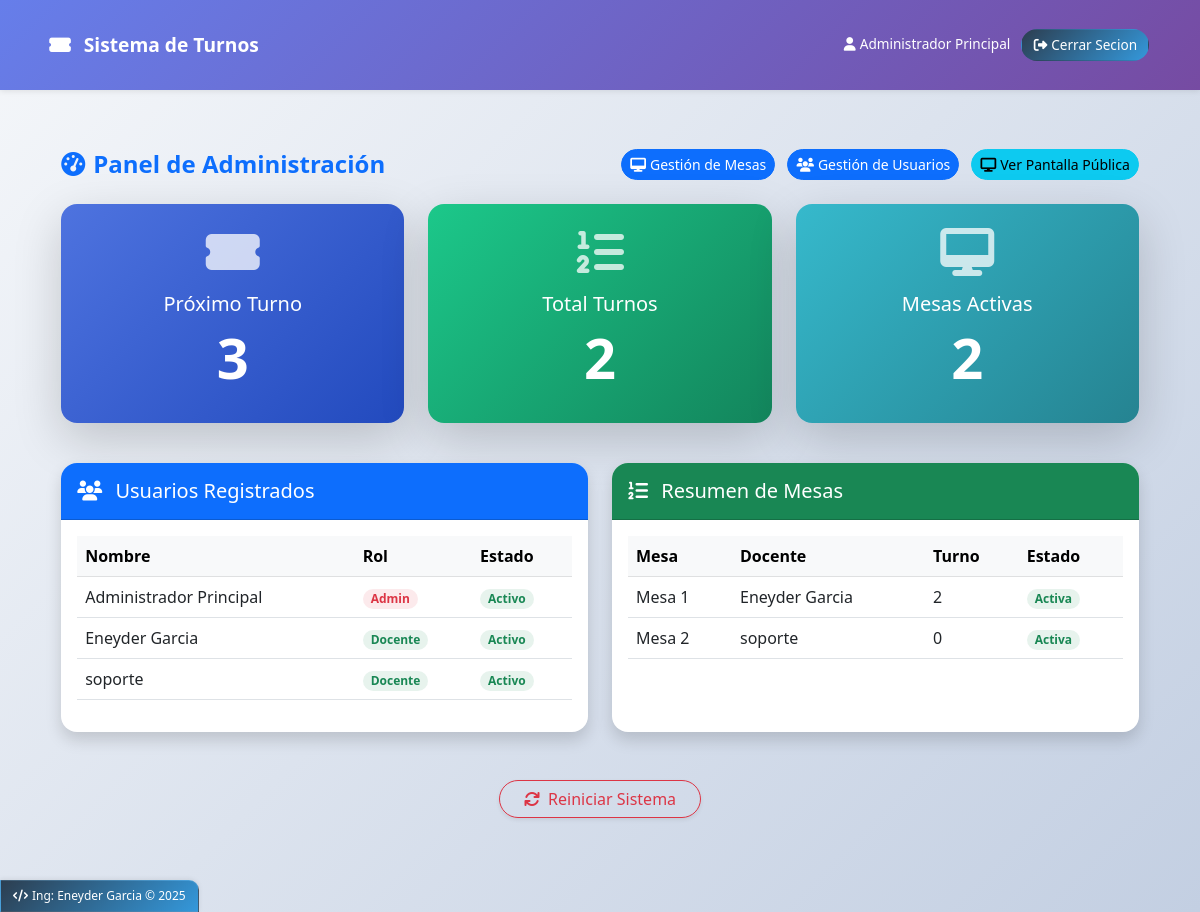
The app's page /admin/dashboard (signed in) with its own data.
### models.py (models this page shows)
class Usuario(db.Model):
    __tablename__ = 'usuario'
    id = db.Column(db.Integer, primary_key=True)
    nombre = db.Column(db.String(100), nullable=False)
    email = db.Column(db.String(100), unique=True, nullable=False)
    password = db.Column(db.String(100), nullable=False)
    rol = db.Column(db.String(20), nullable=False)  # admin, docente
    activo = db.Column(db.Boolean, default=True)
    def to_dict(self):
        return {
            'id': self.id,
            'nombre': self.nombre,
            'email': self.email,
            'rol': self.rol,
            'activo': self.activo,
            'mesa_id': self.mesa_asignada.id if self.mesa_asignada else None,
            'mesa': self.mesa_asignada.numero if self.mesa_asignada else None
        }

### app.py (the view)
@app.route('/admin/dashboard')
@login_required
@admin_required
def admin_dashboard():
    usuarios = Usuario.query.filter_by(activo=True).all()
    mesas = Mesa.query.filter_by(eliminada=False).all()
    mesas_con_docente = []
    for mesa in mesas:
        mesa_dict = mesa.to_dict()
        if mesa.docente_id:
            docente = Usuario.query.get(mesa.docente_id)
            mesa_dict['docente_nombre'] = docente.nombre if docente else 'Sin asignar'
        else:
            mesa_dict['docente_nombre'] = 'Sin asignar'
        mesas_con_docente.append(mesa_dict)
    mesas_activas = Mesa.query.filter_by(activa=True, eliminada=False).all()
    ultimo_turno = TurnoGeneral.query.order_by(TurnoGeneral.numero_turno.desc()).first()
    proximo_turno = obtener_proximo_turno()
    total_turnos = TurnoGeneral.query.count()
    ultimos_turnos = TurnoGeneral.query.order_by(
        TurnoGeneral.numero_turno.desc()
    ).limit(10).all()
    return render_template('admin/dashboard.html',
                         usuarios=[u.to_dict() for u in usuarios],
                         mesas=mesas_con_docente,
                         mesas_activas=mesas_activas,
                         ultimo_turno=ultimo_turno,
                         proximo_turno=proximo_turno,
                         total_turnos=total_turnos,
                         ultimos_turnos=ultimos_turnos)

### app.py (called while the page is built, shortened)
def obtener_proximo_turno():
    ultimo_turno = TurnoGeneral.query.order_by(TurnoGeneral.numero_turno.desc()).first()
    if ultimo_turno:
        return ultimo_turno.numero_turno + 1
    return 1

@app.context_processor
def inject_now():
    return {'now': datetime.now()}

def login_required(f):
    @wraps(f)
    def decorated_function(*args, **kwargs):
        if 'usuario' not in session:
            flash('Debes iniciar sesión para acceder a esta página', 'warning')
            return redirect(url_for('login'))
        return f(*args, **kwargs)
    return decorated_function

def admin_required(f):
    @wraps(f)
    def decorated_function(*args, **kwargs):
        if 'usuario' not in session or session['usuario'].get('rol') != 'admin':
            flash('No tienes permisos para acceder a esta página', 'danger')
            return redirect(url_for('index'))
        return f(*args, **kwargs)
    return decorated_function

def inicializar_base_datos():
    with app.app_context():
        db.create_all()

@app.before_request
def create_tables():
    inicializar_base_datos()

### models.py (called while the page is built)
    def to_dict(self):
        return {
            'id': self.id,
            'numero': self.numero,
            'turno_actual': self.turno_actual,
            'activa': self.activa,
            'docente_id': self.docente_id,
            'docente': self.docente.nombre if self.docente else None,
            'eliminada': self.eliminada  # INCLUIR EN EL DICT
        }

### templates/admin/dashboard.html (shortened to what this page needs)
{% extends "base.html" %}
{% block content %}
<div class="container-fluid py-4">
    <div class="d-flex justify-content-between align-items-center mb-4">
        <h2 class="h4 fw-bold text-primary mb-0"><i class="fas fa-tachometer-alt me-2"></i>Panel de Administración</h2>
        <div>
            <a href="{{ url_for('admin_mesas') }}" class="btn btn-primary btn-sm me-2 rounded-pill">
                <i class="fas fa-desktop me-1"></i>Gestión de Mesas
            </a>
            <a href="{{ url_for('admin_usuarios') }}" class="btn btn-primary btn-sm me-2 rounded-pill">
                <i class="fas fa-users me-1"></i>Gestión de Usuarios
            </a>
            <a href="{{ url_for('public_turnos') }}" class="btn btn-info btn-sm rounded-pill" target="_blank">
                <i class="fas fa-display me-1"></i>Ver Pantalla Pública
            </a>
        </div>
    </div>
    <div class="row mb-4">
        <div class="col-md-4 mb-3">
            <div class="card border-0 shadow-lg rounded-4 bg-gradient-primary text-white h-100">
                <div class="card-body text-center p-4">
                    <div class="mb-3">
                        <i class="fas fa-ticket-alt fa-3x opacity-75"></i>
                    </div>
                    <h5 class="card-title fw-light">Próximo Turno</h5>
                    <h2 class="display-4 fw-bold mt-2" id="proximo-turno">{{ proximo_turno }}</h2>
                </div>
            </div>
        </div>
        <div class="col-md-4 mb-3">
            <div class="card border-0 shadow-lg rounded-4 bg-gradient-success text-white h-100">
                <div class="card-body text-center p-4">
                    <div class="mb-3">
                        <i class="fas fa-list-ol fa-3x opacity-75"></i>
                    </div>
                    <h5 class="card-title fw-light">Total Turnos</h5>
                    <h2 class="display-4 fw-bold mt-2" id="total-turnos">{{ total_turnos }}</h2>
                </div>
            </div>
        </div>
        <div class="col-md-4 mb-3">
            <div class="card border-0 shadow-lg rounded-4 bg-gradient-info text-white h-100">
                <div class="card-body text-center p-4">
                    <div class="mb-3">
                        <i class="fas fa-desktop fa-3x opacity-75"></i>
                    </div>
                    <h5 class="card-title fw-light">Mesas Activas</h5>
                    <h2 class="display-4 fw-bold mt-2" id="mesas-activas">{{ mesas_activas|length }}</h2>
                </div>
            </div>
        </div>
    </div>
    <div class="row mt-4">
        <div class="col-md-6 mb-4">
            <div class="card border-0 shadow rounded-4 h-100">
                <div class="card-header bg-primary text-white rounded-top-4 py-3">
                    <h5 class="mb-0"><i class="fas fa-users me-2"></i> Usuarios Registrados</h5>
                </div>
                <div class="card-body">
                    <div class="table-responsive">
                        <table class="table table-hover">
                            <thead class="table-light">
                                <tr>
                                    <th>Nombre</th>
                                    <th>Rol</th>
                                    <th>Estado</th>
                                </tr>
                            </thead>
                            <tbody>
                                {% for usuario in usuarios %}
                                <tr>
                                    <td class="fw-medium">{{ usuario.nombre }}</td>
                                    <td>
                                        {% if usuario.rol == 'admin' %}
                                        <span class="badge bg-danger bg-opacity-10 text-danger px-2 py-1 rounded-pill">Admin</span>
                                        {% else %}
                                        <span class="badge bg-success bg-opacity-10 text-success px-2 py-1 rounded-pill">Docente</span>
                                        {% endif %}
                                    </td>
                                    <td>
                                        {% if usuario.activo %}
                                        <span class="badge bg-success bg-opacity-10 text-success px-2 py-1 rounded-pill">Activo</span>
                                        {% else %}
                                        <span class="badge bg-secondary bg-opacity-10 text-secondary px-2 py-1 rounded-pill">Inactivo</span>
                                        {% endif %}
                                    </td>
                                </tr>
                                {% endfor %}
                            </tbody>
                        </table>
                    </div>
                </div>
            </div>
        </div>
        <div class="col-md-6 mb-4">
            <div class="card border-0 shadow rounded-4 h-100">
                <div class="card-header bg-success text-white rounded-top-4 py-3">
                    <h5 class="mb-0"><i class="fas fa-list-ol me-2"></i> Resumen de Mesas</h5>
                </div>
                <div class="card-body">
                    <div class="table-responsive">
                        <table class="table table-hover">
                            <thead class="table-light">
                                <tr>
                                    <th>Mesa</th>
                                    <th>Docente</th>
                                    <th>Turno</th>
                                    <th>Estado</th>
                                </tr>
                            </thead>
                            <tbody>
                                {% for mesa in mesas %}
                                <tr>
                                    <td class="fw-medium">Mesa {{ mesa.numero }}</td>
                                    <td>{{ mesa.docente_nombre }}</td>
                                    <td>{{ mesa.turno_actual }}</td>
                                    <td>
                                        {% if mesa.activa %}
                                        <span class="badge bg-success bg-opacity-10 text-success px-2 py-1 rounded-pill">Activa</span>
                                        {% else %}
                                        <span class="badge bg-secondary bg-opacity-10 text-secondary px-2 py-1 rounded-pill">Inactiva</span>
                                        {% endif %}
                                    </td>
                                </tr>
                                {% endfor %}
                            </tbody>
                        </table>
                    </div>
                </div>
            </div>
        </div>
    </div>
    <div class="row mt-4">
        <div class="col-12 text-center">
            <button onclick="reiniciarSistema()" class="btn btn-outline-danger rounded-pill px-4 shadow-sm">
                <i class="fas fa-sync me-1"></i> Reiniciar Sistema
            </button>
        </div>
    </div>
</div>
{% endblock %}

### templates/base.html (shortened to what this page needs)
<!DOCTYPE html>
<html lang="es">
<head>
    <link href="https://cdn.jsdelivr.net/npm/bootstrap@5.3.0/dist/css/bootstrap.min.css" rel="stylesheet">
    <link rel="stylesheet" href="https://cdnjs.cloudflare.com/ajax/libs/font-awesome/6.4.0/css/all.min.css">
</head>
<body>
    <nav class="navbar navbar-expand-lg navbar-dark">
        <div class="container">
            <a class="navbar-brand" href="{{ url_for('index') }}">
                <i class="fas fa-ticket-alt me-2"></i>
                Sistema de Turnos
            </a>
            <div class="collapse navbar-collapse" id="navbarNav">
                <ul class="navbar-nav ms-auto">
                    {% if session.usuario %}
                        <li class="nav-item">
                            <span class="nav-link text-white" style="border: none !important; background: none !important; padding: 0.3rem 0.5rem !important;">
                                <i class="fas fa-user me-1"></i>{{ session.usuario.nombre }}
                            </span>
                        </li>
                        <li class="nav-item">
                            <a class="nav-link nav-link-dark" href="{{ url_for('logout') }}">
                                <i class="fas fa-sign-out-alt me-1"></i>Cerrar Secion
                            </a>
                        </li>
                    {% endif %}
                </ul>
            </div>
        </div>
    </nav>
    <main class="container mt-3 fade-in">
        {% block content %}{% endblock %}
    </main>
    <footer class="custom-footer">
        <p class="mb-0">
            <i class="fas fa-code me-1"></i>Ing: Eneyder Garcia &copy; <span id="current-year"></span>
        </p>
    </footer>
</body>
</html>

### templates/base.html (style rules this page uses)
:root { --primary-gradient: linear-gradient(135deg, #667eea 0%, #764ba2 100%); --secondary-gradient: linear-gradient(135deg, #f093fb 0%, #f5576c 100%); --success-gradient: linear-gradient(135deg, #4facfe 0%, #00f2fe 100%); --dark-gradient: linear-gradient(135deg, #2c3e50 0%, #3498db 100%); }
body { display: flex; flex-direction: column; min-height: 100vh; position: relative; padding-bottom: 50px; background: linear-gradient(135deg, #f5f7fa 0%, #c3cfe2 100%); font-family: 'Segoe UI', Tahoma, Geneva, Verdana, sans-serif; }
main { flex: 1; }
.navbar { background: var(--primary-gradient) !important; box-shadow: 0 1px 6px rgba(0, 0, 0, 0.1); padding: 0.4rem 0; }
.navbar-brand { font-weight: 700; font-size: 1.2rem; }
.nav-link { font-weight: 500; padding: 0.3rem 0.7rem !important; border-radius: 18px; margin: 0 0.1rem; transition: all 0.2s ease; border: 1.5px solid transparent; font-size: 0.85rem; }
.nav-link-dark { background: var(--dark-gradient); color: white !important; }
.nav-link { position: relative; overflow: hidden; }
.nav-link::before { content: ''; position: absolute; top: 0; left: -100%; width: 100%; height: 100%; background: linear-gradient(90deg, transparent, rgba(255, 255, 255, 0.15), transparent); transition: 0.3s; }
.custom-footer { position: fixed; left: 0; bottom: 0; width: auto; background: var(--dark-gradient); padding: 6px 12px; border-top-right-radius: 10px; box-shadow: 0 -1px 5px rgba(0, 0, 0, 0.08); z-index: 1000; border: 1px solid rgba(255, 255, 255, 0.1); }
.custom-footer p { margin: 0; font-size: 0.75rem; color: white; font-weight: 500; }
.container { padding: 1.2rem; }
.fade-in { animation: fadeIn 0.3s ease-out; }

### templates/admin/dashboard.html (style rules this page uses)
.bg-gradient-primary { background: linear-gradient(135deg, #4e73df 0%, #224abe 100%); }
.bg-gradient-success { background: linear-gradient(135deg, #1cc88a 0%, #13855c 100%); }
.bg-gradient-info { background: linear-gradient(135deg, #36b9cc 0%, #258391 100%); }
.card { transition: transform 0.3s ease, box-shadow 0.3s ease; }
.table-hover tbody tr { transition: background-color 0.2s ease; }
.btn { transition: all 0.2s ease; }

### records on screen
Usuario: usuario.nombre "Administrador Principal", nombre "Administrador Principal", rol "Admin"
Usuario: nombre "Eneyder Garcia", rol "Docente", numero "1", docente_nombre "Eneyder Garcia", turno_actual "2"
Usuario: nombre "soporte", rol "Docente", numero "2", docente_nombre "soporte", turno_actual "0"

### other values on screen
{{ proximo_turno }} "3"
{{ total_turnos }} "2"
{{ mesas_activas|length }} "2"
